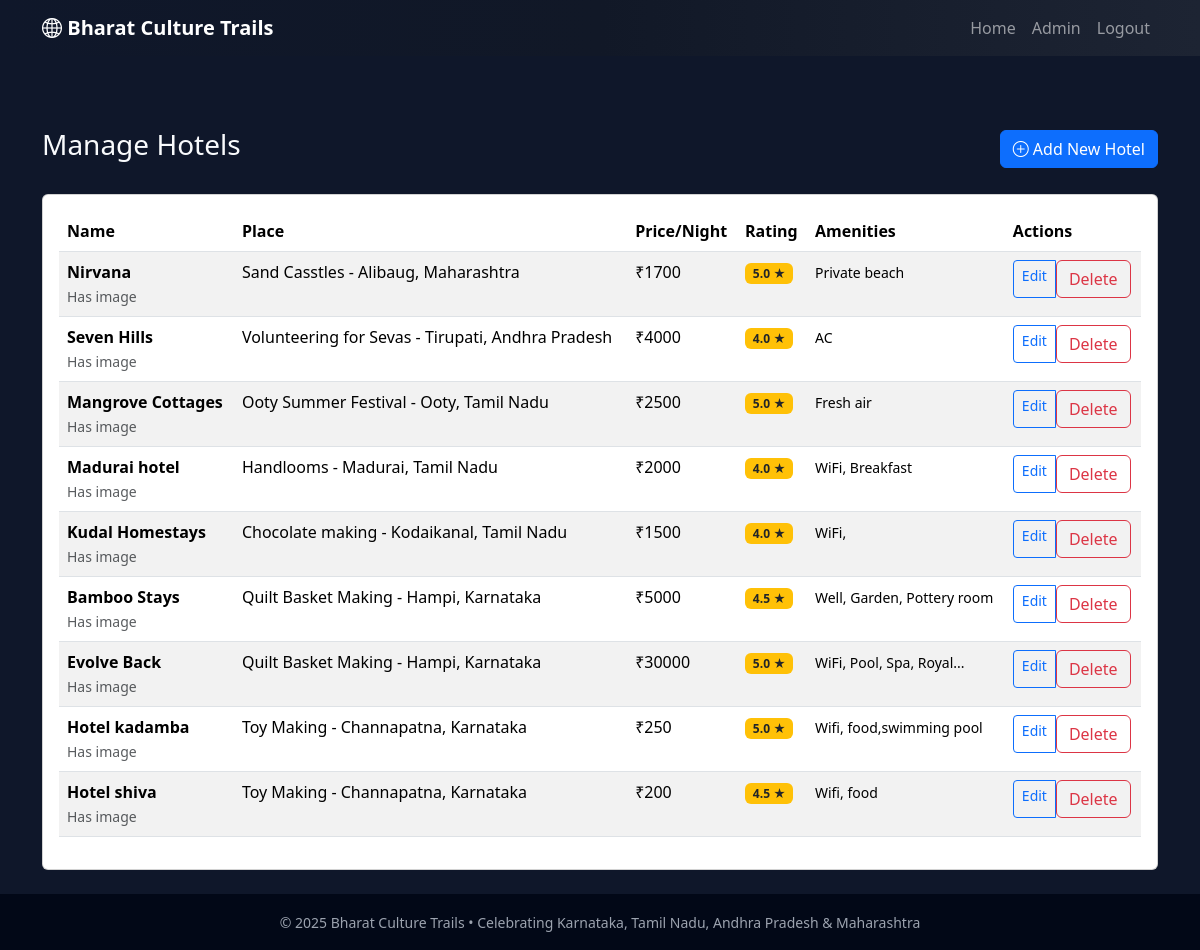
/admin/hotels (signed in), run on the app's committed database.
### app.py (models this page shows)
class Hotel(db.Model):
    id = db.Column(db.Integer, primary_key=True)
    place_id = db.Column(db.Integer, db.ForeignKey('place.id'), nullable=False)
    place = db.relationship('Place', backref=db.backref('hotels', lazy=True))
    name = db.Column(db.String(120), nullable=False)
    description = db.Column(db.Text, nullable=True)
    price_per_night = db.Column(db.Float, nullable=False, default=0.0)
    rating = db.Column(db.Float, nullable=True)  # 1-5 stars
    amenities = db.Column(db.String(300), nullable=True)  # comma separated
    image_url = db.Column(db.String(300), nullable=True)
    contact_info = db.Column(db.String(200), nullable=True)
    created_at = db.Column(db.DateTime, default=datetime.utcnow)

class Place(db.Model):
    id = db.Column(db.Integer, primary_key=True)
    name = db.Column(db.String(120), nullable=False)
    state = db.Column(db.String(50), nullable=False)  # Karnataka, Tamil Nadu, etc.
    city = db.Column(db.String(80), nullable=True)
    short_intro = db.Column(db.String(200), nullable=False)
    description = db.Column(db.Text, nullable=False)
    culture_description = db.Column(db.Text, nullable=False)
    image_url = db.Column(db.String(300), nullable=True)
    video_url = db.Column(db.String(300), nullable=True)
    price_per_person = db.Column(db.Float, nullable=False, default=0.0)
    duration_days = db.Column(db.Integer, nullable=False, default=2)
    created_at = db.Column(db.DateTime, default=datetime.utcnow)

### app.py (the view)
@app.route('/admin/hotels')
@login_required
def admin_hotels():
    hotels = Hotel.query.order_by(Hotel.created_at.desc()).all()
    places = Place.query.all()
    return render_template('admin_hotels.html', hotels=hotels, places=places)

### app.py (called while the page is built)
def login_required(f):
    from functools import wraps
    @wraps(f)
    def wrapper(*args, **kwargs):
        if not session.get('admin_logged_in'):
            return redirect(url_for('admin_login'))
        return f(*args, **kwargs)
    return wrapper

### templates/admin_hotels.html (shortened to what this page needs)
{% extends "base.html" %}
{% block content %}
<div class="container py-4">
  <div class="d-flex justify-content-between align-items-center mb-4">
    <h3>Manage Hotels</h3>
    <a href="{{ url_for('admin_add_hotel') }}" class="btn btn-primary">
      <i class="bi bi-plus-circle"></i> Add New Hotel
    </a>
  </div>
  <div class="card">
    <div class="card-body">
      {% if hotels %}
        <div class="table-responsive">
          <table class="table table-striped">
            <thead>
              <tr>
                <th>Name</th>
                <th>Place</th>
                <th>Price/Night</th>
                <th>Rating</th>
                <th>Amenities</th>
                <th>Actions</th>
              </tr>
            </thead>
            <tbody>
              {% for hotel in hotels %}
              <tr>
                <td>
                  <strong>{{ hotel.name }}</strong>
                  {% if hotel.image_url %}
                    <br><small class="text-muted">Has image</small>
                  {% endif %}
                </td>
                <td>{{ hotel.place.name }}, {{ hotel.place.state }}</td>
                <td>₹{{ '%.0f'|format(hotel.price_per_night) }}</td>
                <td>
                  {% if hotel.rating %}
                    <span class="badge bg-warning text-dark">{{ hotel.rating }} ★</span>
                  {% else %}
                    <span class="text-muted">-</span>
                  {% endif %}
                </td>
                <td>
                  {% if hotel.amenities %}
                    <small>{{ hotel.amenities|truncate(30) }}</small>
                  {% else %}
                    <span class="text-muted">-</span>
                  {% endif %}
                </td>
                <td>
                  <div class="btn-group btn-group-sm">
                    <a href="{{ url_for('admin_edit_hotel', hotel_id=hotel.id) }}" class="btn btn-outline-primary">Edit</a>
                    <form method="POST" action="{{ url_for('admin_delete_hotel', hotel_id=hotel.id) }}" style="display: inline;">
                      <button type="submit" class="btn btn-outline-danger"
                              onclick="return confirm('Delete this hotel?')">Delete</button>
                    </form>
                  </div>
                </td>
              </tr>
              {% endfor %}
            </tbody>
          </table>
        </div>
      {% endif %}
    </div>
  </div>
</div>
{% endblock %}

### static/css/style.css (style rules this page uses)
body { font-family: system-ui, -apple-system, BlinkMacSystemFont, "Segoe UI", sans-serif; background: #0f172a; color: #f8fafc; }

### data on the page
Hotel: name "Nirvana", shows "Has image", place.name "Sand Casstles - Alibaug", place.state "Maharashtra", price_per_night "1700", rating "5.0", amenities "Private beach"
Hotel: name "Seven Hills", shows "Has image", place.name "Volunteering for Sevas - Tirupati", place.state "Andhra Pradesh", price_per_night "4000", rating "4.0", amenities "AC"
Hotel: name "Mangrove Cottages", shows "Has image", place.name "Ooty Summer Festival - Ooty", place.state "Tamil Nadu", price_per_night "2500", rating "5.0", amenities "Fresh air"
Hotel: name "Madurai hotel", shows "Has image", place.name "Handlooms - Madurai", place.state "Tamil Nadu", price_per_night "2000", rating "4.0", amenities "WiFi, Breakfast"
Hotel: name "Kudal Homestays", shows "Has image", place.name "Chocolate making - Kodaikanal", place.state "Tamil Nadu", price_per_night "1500", rating "4.0", amenities "WiFi,"
Hotel: name "Bamboo Stays", shows "Has image", place.name "Quilt Basket Making - Hampi", place.state "Karnataka", price_per_night "5000", rating "4.5", amenities "Well, Garden, Pottery room"
Hotel: name "Evolve Back", shows "Has image", place.name "Quilt Basket Making - Hampi", place.state "Karnataka", price_per_night "30000", rating "5.0", amenities "WiFi, Pool, Spa, Royal..."
Hotel: name "Hotel kadamba", shows "Has image", place.name "Toy Making - Channapatna", place.state "Karnataka", price_per_night "250", rating "5.0", amenities "Wifi, food,swimming pool"
Hotel: name "Hotel shiva", shows "Has image", place.name "Toy Making - Channapatna", place.state "Karnataka", price_per_night "200", rating "4.5", amenities "Wifi, food"
